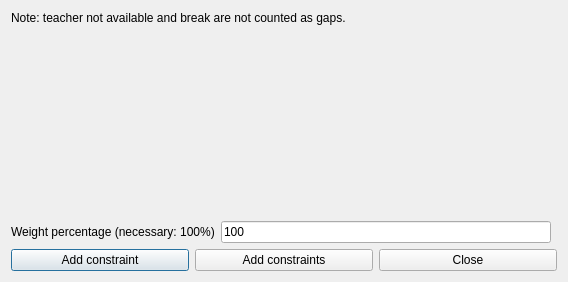
<?xml version="1.0" encoding="UTF-8"?>
<ui version="4.0">
 <class>AddConstraintTeachersMaxZeroGapsPerAfternoonForm_template</class>
 <widget class="QDialog" name="AddConstraintTeachersMaxZeroGapsPerAfternoonForm_template">
  <property name="geometry">
   <rect>
    <x>0</x>
    <y>0</y>
    <width>568</width>
    <height>282</height>
   </rect>
  </property>
  <property name="windowTitle">
   <string extracomment="This is the title of the dialog to add a new constraint of this type">Add teachers max zero gaps per afternoon</string>
  </property>
  <layout class="QGridLayout" name="gridLayout">
   <item row="5" column="0" colspan="3">
    <layout class="QHBoxLayout">
     <item>
      <widget class="QPushButton" name="addConstraintPushButton">
       <property name="text">
        <string>Add constraint</string>
       </property>
      </widget>
     </item>
     <item>
      <widget class="QPushButton" name="addConstraintsPushButton">
       <property name="text">
        <string>Add constraints</string>
       </property>
      </widget>
     </item>
     <item>
      <widget class="QPushButton" name="closePushButton">
       <property name="text">
        <string>Close</string>
       </property>
      </widget>
     </item>
    </layout>
   </item>
   <item row="4" column="1">
    <widget class="QLineEdit" name="weightLineEdit">
     <property name="text">
      <string notr="true">100</string>
     </property>
    </widget>
   </item>
   <item row="4" column="0">
    <widget class="QLabel" name="weightTextLabel">
     <property name="frameShape">
      <enum>QFrame::NoFrame</enum>
     </property>
     <property name="frameShadow">
      <enum>QFrame::Plain</enum>
     </property>
     <property name="text">
      <string>Weight percentage (necessary: 100%)</string>
     </property>
     <property name="wordWrap">
      <bool>false</bool>
     </property>
    </widget>
   </item>
   <item row="3" column="0" colspan="2">
    <spacer name="spacer1">
     <property name="orientation">
      <enum>Qt::Vertical</enum>
     </property>
     <property name="sizeType">
      <enum>QSizePolicy::Expanding</enum>
     </property>
     <property name="sizeHint" stdset="0">
      <size>
       <width>20</width>
       <height>16</height>
      </size>
     </property>
    </spacer>
   </item>
   <item row="0" column="0" colspan="2">
    <widget class="QLabel" name="weightTextLabel_2">
     <property name="sizePolicy">
      <sizepolicy hsizetype="Minimum" vsizetype="Minimum">
       <horstretch>0</horstretch>
       <verstretch>0</verstretch>
      </sizepolicy>
     </property>
     <property name="frameShape">
      <enum>QFrame::NoFrame</enum>
     </property>
     <property name="frameShadow">
      <enum>QFrame::Plain</enum>
     </property>
     <property name="text">
      <string>Note: teacher not available and break are not counted as gaps.</string>
     </property>
     <property name="wordWrap">
      <bool>true</bool>
     </property>
    </widget>
   </item>
  </layout>
 </widget>
 <layoutdefault spacing="6" margin="11"/>
 <resources/>
 <connections/>
</ui>
